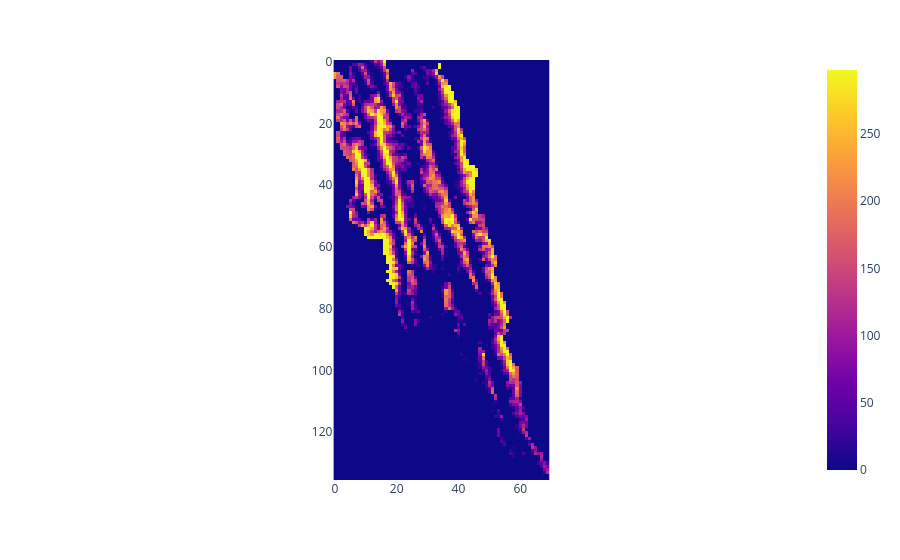

Notebook source saved alongside this figure:
### Code cell
px.imshow(wtd)

### Figure 1 — Plotly figure (JSON) as saved in the notebook; plotly's stock layout.template omitted (floating-point values rounded to 4 significant figures; data arrays with more than 128 entries replaced by an {"elided": "..."} marker saying what was removed)
{"data": [{"coloraxis": "coloraxis", "hovertemplate": "x: %{x}<br>y: %{y}<br>color: %{z}<extra></extra>", "name": "0", "type": "heatmap", "xaxis": "x", "yaxis": "y", "z": {"elided": "136x70 float values"}}], "layout": {"coloraxis": {"colorscale": [[0, "#0d0887"], [0.1111, "#46039f"], [0.2222, "#7201a8"], [0.3333, "#9c179e"], [0.4444, "#bd3786"], [0.5556, "#d8576b"], [0.6667, "#ed7953"], [0.7778, "#fb9f3a"], [0.8889, "#fdca26"], [1, "#f0f921"]]}, "margin": {"t": 60}, "xaxis": {"anchor": "y", "constrain": "domain", "domain": [0, 1], "scaleanchor": "y"}, "yaxis": {"anchor": "x", "autorange": "reversed", "constrain": "domain", "domain": [0, 1]}}}
